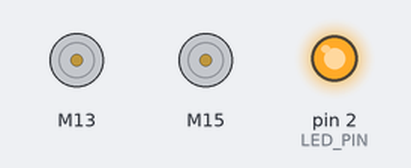
The sketch below on a simulated Arduino Uno, built with avr-gcc and run on an emulated ATmega328P. Parts: 2 × DC motor (green arrow = forward, orange = backward, longer = faster), output pins drawn as LEDs (lit = HIGH). What the sketch prints to the serial monitor is not drawn.

Above: at 0.1 s.
At 15.4 s:
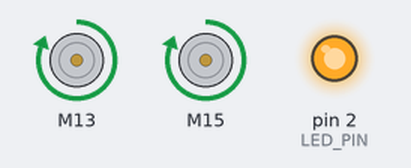
Timing chart, 0 to 40.0 s (numbered marks = the images above):
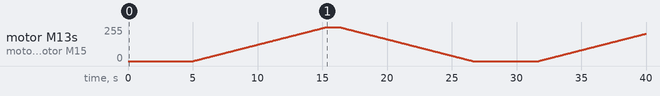

The sketch:

ESC_Ramp.ino
```cpp
/*
  ESC_Ramp
    Based on the Sweep example in the Servo library, this allow a ramp up and down of the ESC speed based on the Min and Max values.
    The Min and Max speed are defined so you can change them at one location and it will be used in the ramp as well.

  27 April 2017
  by Eric Nantel
 */
#include "ESC.h"
#define LED_PIN (2)                                      // Pin for the LED
#define SPEED_MIN (1000)                                  // Set the Minimum Speed in microseconds
#define SPEED_MAX (2000)                                  // Set the Minimum Speed in microseconds

ESC myESCL (13, SPEED_MIN, SPEED_MAX, 500);
ESC myESCR (15, SPEED_MIN, SPEED_MAX, 500);                 // ESC_Name (ESC PIN, Minimum Value, Maximum Value, Default Speed, Arm Value)
int oESC;                                                 // Variable for the speed sent to the ESC

void setup() {
  Serial.begin(115200);
  pinMode(LED_PIN, OUTPUT);                               // LED Visual Output
  myESCL.arm();
  myESCR.arm();                                                   // Send the Arm value so the ESC will be ready to take commands
  digitalWrite(LED_PIN, HIGH);                            // LED High Once Armed
  delay(5000);                                            // Wait for a while
}

void loop() {
  for (oESC = SPEED_MIN; oESC <= SPEED_MAX; oESC += 1) {  // goes from 1000 microseconds to 2000 microseconds
    myESCR.speed(oESC);
    myESCL.speed(oESC);
    Serial.println(oESC);                                  // tell ESC to go to the oESC speed value
    delay(10);                                            // waits 10ms for the ESC to reach speed
  }
  delay(1000);
  for (oESC = SPEED_MAX; oESC >= SPEED_MIN; oESC -= 1) {  // goes from 2000 microseconds to 1000 microseconds
    myESCR.speed(oESC);
    myESCL.speed(oESC);
    Serial.println(oESC);                                 // tell ESC to go to the oESC speed value
    delay(10);                                            // waits 10ms for the ESC to reach speed
   }
  delay(5000);                                            // Wait for a while befor restart
}
```
